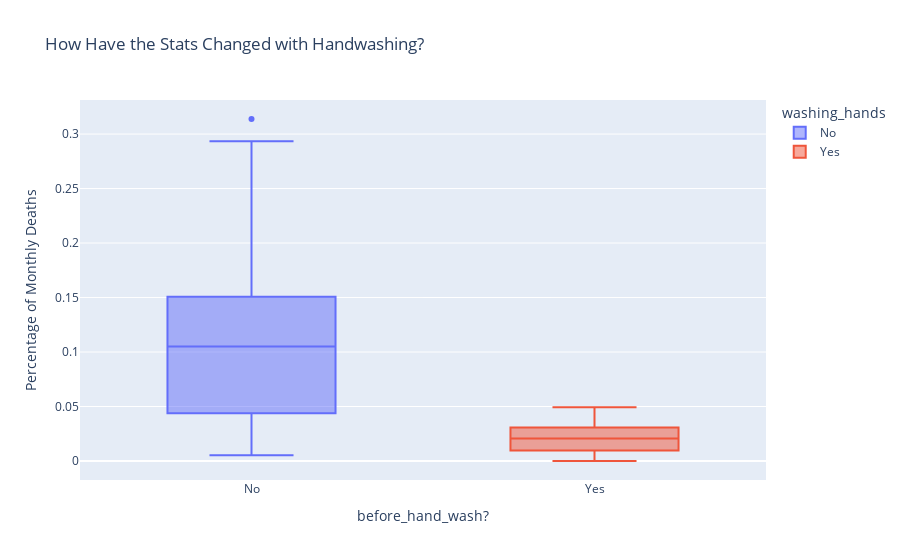

Notebook code for this chart:
### Code cell
box = px.box(df_monthly, 
             x='washing_hands', 
             y='percentage',
             color='washing_hands',
             title='How Have the Stats Changed with Handwashing?')
 
box.update_layout(xaxis_title='before_hand_wash?',
                  yaxis_title='Percentage of Monthly Deaths',)
 
box.show()

### Figure 1 — Plotly figure (JSON) as saved in the notebook; plotly's stock layout.template omitted (floating-point values rounded to 4 significant figures)
{"data": [{"alignmentgroup": "True", "hovertemplate": "washing_hands=%{x}<br>percentage=%{y}<extra></extra>", "legendgroup": "No", "marker": {"color": "#636efa"}, "name": "No", "notched": false, "offsetgroup": "No", "orientation": "v", "showlegend": true, "type": "box", "x": ["No", "No", "No", "No", "No", "No", "No", "No", "No", "No", "No", "No", "No", "No", "No", "No", "No", "No", "No", "No", "No", "No", "No", "No", "No", "No", "No", "No", "No", "No", "No", "No", "No", "No", "No", "No", "No", "No", "No", "No", "No", "No", "No", "No", "No", "No", "No", "No", "No", "No", "No", "No", "No", "No", "No", "No", "No", "No", "No", "No", "No", "No", "No", "No", "No", "No", "No", "No", "No", "No", "No", "No", "No", "No", "No", "No"], "x0": " ", "xaxis": "x", "y": [0.1457, 0.07531, 0.04332, 0.01569, 0.007843, 0.05, 0.08421, 0.01351, 0.01878, 0.1102, 0.2255, 0.2085, 0.1222, 0.1023, 0.1074, 0.03226, 0.06593, 0.2078, 0.2546, 0.1839, 0.2934, 0.2297, 0.3138, 0.1912, 0.1597, 0.1241, 0.1193, 0.06098, 0.04082, 0.005236, 0.01554, 0.02262, 0.176, 0.07143, 0.08051, 0.1516, 0.1128, 0.1703, 0.1731, 0.05833, 0.02679, 0.04369, 0.0632, 0.01224, 0.03226, 0.1102, 0.1055, 0.07591, 0.04745, 0.04452, 0.04231, 0.04392, 0.07143, 0.06122, 0.03586, 0.1055, 0.1484, 0.1094, 0.1049, 0.1339, 0.1809, 0.1543, 0.1897, 0.1344, 0.1015, 0.131, 0.1806, 0.1439, 0.1496, 0.1077, 0.05369, 0.03215, 0.01923, 0.03607, 0.1827, 0.1224], "y0": " ", "yaxis": "y"}, {"alignmentgroup": "True", "hovertemplate": "washing_hands=%{x}<br>percentage=%{y}<extra></extra>", "legendgroup": "Yes", "marker": {"color": "#EF553B"}, "name": "Yes", "notched": false, "offsetgroup": "Yes", "orientation": "v", "showlegend": true, "type": "box", "x": ["Yes", "Yes", "Yes", "Yes", "Yes", "Yes", "Yes", "Yes", "Yes", "Yes", "Yes", "Yes", "Yes", "Yes", "Yes", "Yes", "Yes", "Yes", "Yes", "Yes", "Yes", "Yes"], "x0": " ", "xaxis": "x", "y": [0.02239, 0.012, 0.01894, 0.0458, 0.03957, 0.04472, 0.0293, 0.03534, 0.006873, 0, 0.006557, 0.009585, 0.01136, 0.003717, 0, 0.009615, 0.02341, 0.02903, 0.0134, 0.02233, 0.03085, 0.04926], "y0": " ", "yaxis": "y"}], "layout": {"boxmode": "overlay", "legend": {"title": {"text": "washing_hands"}, "tracegroupgap": 0}, "title": {"text": "How Have the Stats Changed with Handwashing?"}, "xaxis": {"anchor": "y", "categoryarray": ["No", "Yes"], "categoryorder": "array", "domain": [0, 1], "title": {"text": "before_hand_wash?"}}, "yaxis": {"anchor": "x", "domain": [0, 1], "title": {"text": "Percentage of Monthly Deaths"}}}}
